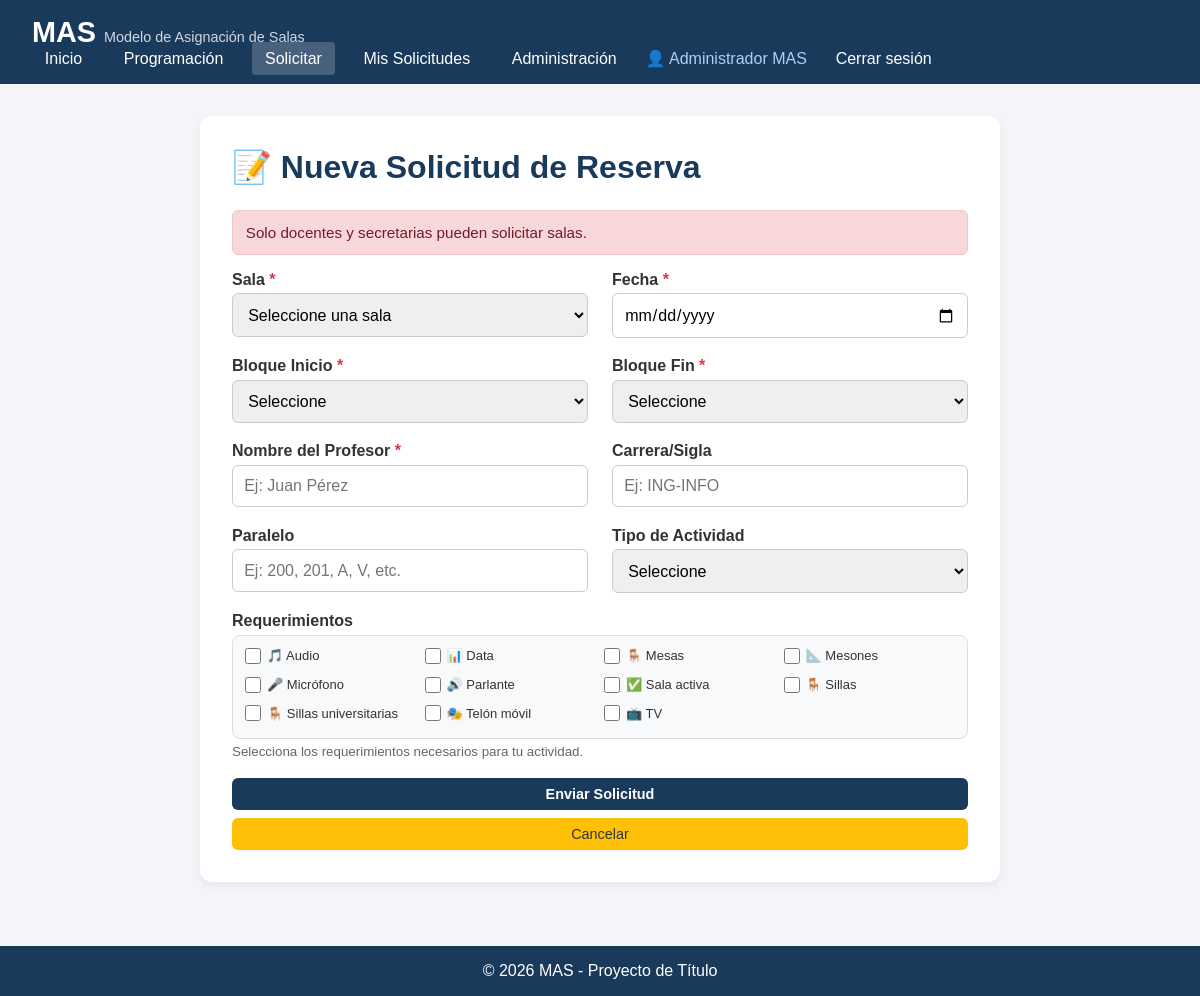
The app's page /solicitar.php (signed in) with its own data.
### tables this page shows
CREATE TABLE requerimientos (
    id_requerimiento INT AUTO_INCREMENT PRIMARY KEY,
    nombre VARCHAR(50) NOT NULL,
    icono VARCHAR(10) DEFAULT NULL,
    activo TINYINT(1) DEFAULT 1
);

### public/solicitar.php (the view, shortened to what this page needs)
<?php
require_once '../config/database.php';
$error = '';
if ($_SESSION['rol'] !== 'docente' && $_SESSION['rol'] !== 'secretaria') {
    $error = 'Solo docentes y secretarias pueden solicitar salas.';
}
$requerimientos = $pdo->query("SELECT * FROM requerimientos WHERE activo = 1 ORDER BY nombre")->fetchAll();
?>
<!DOCTYPE html>
<html lang="es">
<head>
    <link rel="stylesheet" href="css/style.css">
</head>
<body>
    <header>
        <nav>
            <div class="logo"><h1>MAS</h1><span>Modelo de Asignación de Salas</span></div>
            <ul>
                <li><a href="index.php">Inicio</a></li>
                <li><a href="programacion.php">Programación</a></li>
                <li><a href="solicitar.php" class="active">Solicitar</a></li>
                <li><a href="solicitudes.php">Mis Solicitudes</a></li>
                <?php if ($_SESSION['rol'] === 'administrador'): ?>
                <li><a href="admin/salas.php">Administración</a></li>
                <?php endif; ?>
                <li><span>👤 <?php echo htmlspecialchars($_SESSION['nombre_completo']); ?></span></li>
                <li><a href="logout.php">Cerrar sesión</a></li>
            </ul>
        </nav>
    </header>
    <main>
        <div class="form-container">
            <h2>📝 Nueva Solicitud de Reserva</h2>
            <?php if ($error): ?>
            <div class="alert error"><?php echo $error; ?></div>
            <?php endif; ?>
            <form method="POST">
                <div class="form-row">
                    <div class="form-group">
                        <label for="id_sala">Sala <span class="requerido">*</span></label>
                        <select id="id_sala" name="id_sala" required>
                            <option value="">Seleccione una sala</option>
                        </select>
                    </div>
                    <div class="form-group">
                        <label for="fecha_reserva">Fecha <span class="requerido">*</span></label>
                        <input type="date" id="fecha_reserva" name="fecha_reserva" min="<?php echo date('Y-m-d'); ?>" required>
                    </div>
                </div>
                <div class="form-row">
                    <div class="form-group">
                        <label for="id_bloque_inicio">Bloque Inicio <span class="requerido">*</span></label>
                        <select id="id_bloque_inicio" name="id_bloque_inicio" required>
                            <option value="">Seleccione</option>
                        </select>
                    </div>
                    <div class="form-group">
                        <label for="id_bloque_fin">Bloque Fin <span class="requerido">*</span></label>
                        <select id="id_bloque_fin" name="id_bloque_fin" required>
                            <option value="">Seleccione</option>
                        </select>
                    </div>
                </div>
                <div class="form-row">
                    <div class="form-group">
                        <label for="nombre_profesor">Nombre del Profesor <span class="requerido">*</span></label>
                        <input type="text" id="nombre_profesor" name="nombre_profesor" placeholder="Ej: Juan Pérez" required>
                    </div>
                    <div class="form-group">
                        <label for="carrera_sigla">Carrera/Sigla</label>
                        <input type="text" id="carrera_sigla" name="carrera_sigla" placeholder="Ej: ING-INFO">
                    </div>
                </div>
                <div class="form-row">
                    <div class="form-group">
                        <label for="paralelo">Paralelo</label>
                        <input type="text" id="paralelo" name="paralelo" placeholder="Ej: 200, 201, A, V, etc.">
                    </div>
                    <div class="form-group">
                        <label for="tipo_actividad">Tipo de Actividad</label>
                        <select id="tipo_actividad" name="tipo_actividad">
                            <option value="">Seleccione</option>
                        </select>
                    </div>
                </div>
                <div class="form-group">
                    <label>Requerimientos</label>
                    <div class="checkbox-group">
                        <?php foreach ($requerimientos as $req): ?>
                        <label>
                            <input type="checkbox" name="requerimientos[]" value="<?php echo htmlspecialchars($req['nombre']); ?>">
                            <?php echo htmlspecialchars($req['icono'] . ' ' . $req['nombre']); ?>
                        </label>
                        <?php endforeach; ?>
                    </div>
                    <small style="color:#666;display:block;margin-top:5px;">Selecciona los requerimientos necesarios para tu actividad.</small>
                </div>
                <button type="submit" class="btn btn-primary">Enviar Solicitud</button>
                <a href="index.php" class="btn btn-warning" style="margin-top:0.5rem;text-align:center;display:block;">Cancelar</a>
            </form>
        </div>
    </main>
    <footer><p>&copy; 2026 MAS - Proyecto de Título</p></footer>
</body>
</html>

### public/css/style.css (style rules this page uses)
* { margin: 0; padding: 0; box-sizing: border-box; }
body { font-family: Arial, sans-serif; background: #f4f4f9; color: #333; min-height: 100vh; display: flex; flex-direction: column; }
header { background: #1a3a5c; color: white; padding: 1rem 2rem; position: sticky; top: 0; z-index: 1000; }
nav { display: flex; justify-content: space-between; align-items: center; flex-wrap: wrap; max-width: 1200px; margin: 0 auto; }
nav .logo h1 { display: inline; font-size: 1.8rem; }
nav .logo span { font-size: 0.9rem; opacity: 0.8; margin-left: 0.5rem; }
nav ul { list-style: none; display: flex; gap: 1rem; align-items: center; flex-wrap: wrap; }
nav ul li a { color: white; text-decoration: none; padding: 0.5rem 0.8rem; border-radius: 4px; transition: background 0.3s; }
nav ul li a.active { background: rgba(255, 255, 255, 0.2); }
nav ul li span { color: #aad0f5; }
main { flex: 1; max-width: 1200px; margin: 2rem auto; padding: 0 2rem; width: 100%; }
h2 { color: #1a3a5c; font-size: 2rem; margin-bottom: 0.5rem; }
.btn-primary { width: 100%; padding: 0.8rem; background: #1a3a5c; color: white; border: none; border-radius: 6px; font-size: 1rem; font-weight: 600; cursor: pointer; transition: background 0.3s; }
.alert { padding: 0.8rem; border-radius: 6px; margin-bottom: 1rem; font-size: 0.95rem; }
.alert.error { background: #f8d7da; color: #721c24; border: 1px solid #f5c6cb; }
.btn { display: inline-block; padding: 0.5rem 1.2rem; border-radius: 6px; text-decoration: none; font-size: 0.9rem; border: none; cursor: pointer; transition: background 0.3s; }
.btn-warning { background: #ffc107; color: #333; }
.form-container { background: white; padding: 2rem; border-radius: 12px; box-shadow: 0 4px 10px rgba(0, 0, 0, 0.06); max-width: 800px; margin: 0 auto; }
.form-container h2 { color: #1a3a5c; margin-bottom: 1.5rem; }
.form-row { display: flex; gap: 1.5rem; flex-wrap: wrap; }
.form-row .form-group { flex: 1; min-width: 180px; }
.form-group { margin-bottom: 1.2rem; }
.form-group label { display: block; font-weight: 600; margin-bottom: 0.3rem; color: #333; }
.form-group input, .form-group select, .form-group textarea { width: 100%; padding: 0.7rem; border: 1px solid #ccc; border-radius: 6px; font-size: 1rem; font-family: inherit; }
footer { background: #1a3a5c; color: white; text-align: center; padding: 1rem; margin-top: 2rem; }

### public/solicitar.php (style rules this page uses)
.checkbox-group { display: grid; grid-template-columns: repeat(auto-fill, minmax(140px, 1fr)); gap: 8px; background: #f8f9fa; padding: 12px; border-radius: 8px; border: 1px solid #ddd; }
.checkbox-group label { display: flex; align-items: center; gap: 6px; font-weight: normal; font-size: 13px; cursor: pointer; }
.checkbox-group input[type="checkbox"] { width: 16px; height: 16px; cursor: pointer; }
.form-group label .requerido { color: #dc3545; }

### records on screen
requerimientos: icono+nombre "🎵 Audio"
requerimientos: icono+nombre "📊 Data"
requerimientos: icono+nombre "🪑 Mesas"
requerimientos: icono+nombre "📐 Mesones"
requerimientos: icono+nombre "🎤 Micrófono"
requerimientos: icono+nombre "🔊 Parlante"
requerimientos: icono+nombre "✅ Sala activa"
requerimientos: icono+nombre "🪑 Sillas"
requerimientos: icono+nombre "🪑 Sillas universitarias"
requerimientos: icono+nombre "🎭 Telón móvil"
requerimientos: icono+nombre "📺 TV"

### other values on screen
$_SESSION['nombre_completo'] "Administrador MAS"
$error "Solo docentes y secretarias pueden solicitar salas."
